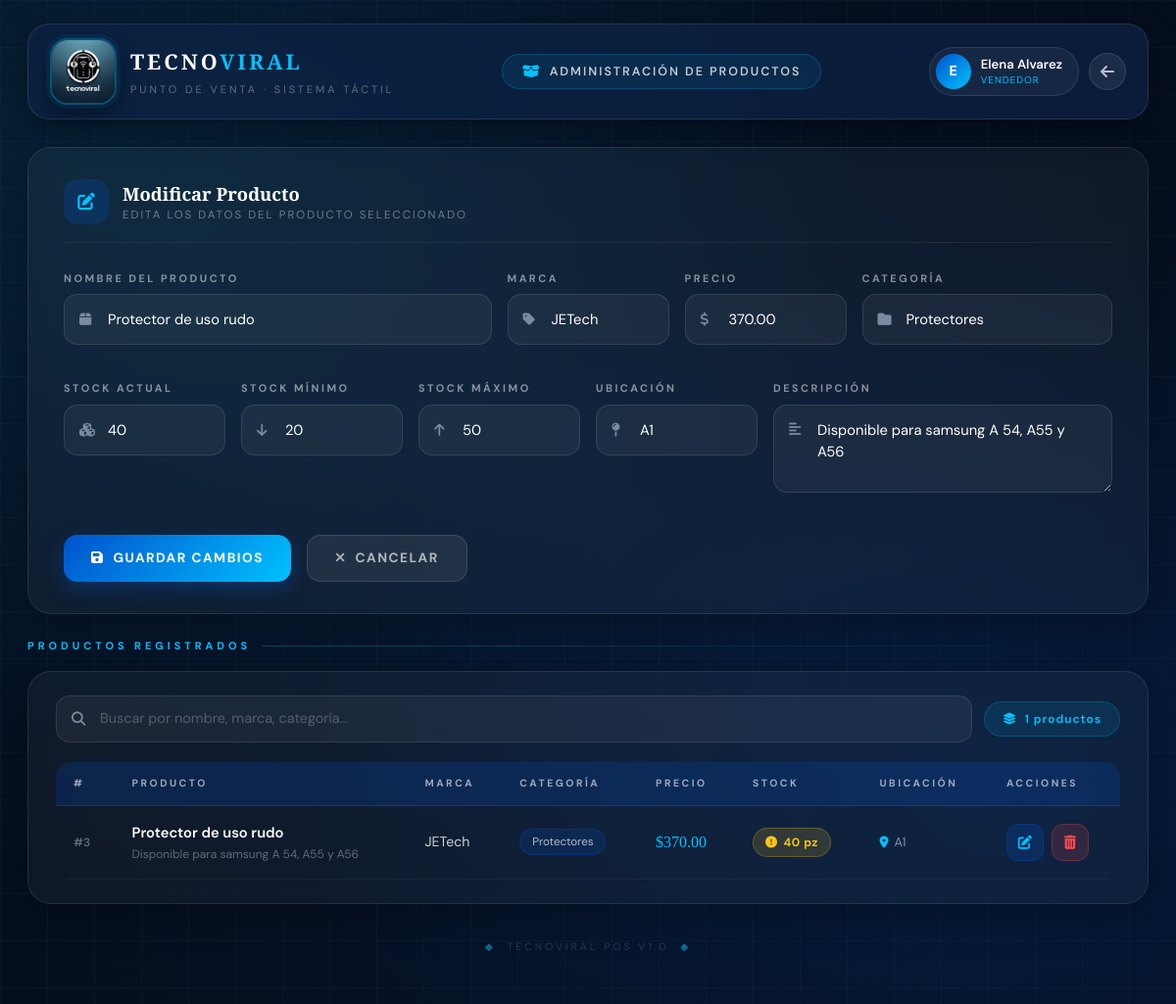
Screenshot of /electronica_bd/productos.php?editar=3 (signed in) with the database file from the repository.
### tables this page shows
CREATE TABLE `productos` (
  `id` int(11) NOT NULL,
  `nombre` varchar(200) NOT NULL,
  `descripcion` text DEFAULT NULL,
  `id_categoria` int(11) DEFAULT NULL,
  `marca` varchar(100) NOT NULL,
  `precio` decimal(10,2) NOT NULL,
  `stock` int(11) NOT NULL DEFAULT 0,
  `stock_minimo` int(11) DEFAULT 5,
  `stock_maximo` int(11) DEFAULT 100,
  `ubicacion` varchar(50) DEFAULT NULL,
  `fecha_registro` timestamp NOT NULL DEFAULT current_timestamp(),
  `activo` tinyint(1) DEFAULT 1
);

CREATE TABLE `categorias` (
  `id` int(11) NOT NULL,
  `nombre` varchar(100) NOT NULL,
  `descripcion` text DEFAULT NULL,
  `fecha_creacion` timestamp NOT NULL DEFAULT current_timestamp()
);

### electronica_bd/productos.php (the view, shortened to what this page needs)
<?php
require_once 'conexion.php';
$user_nombre = $_SESSION['user_nombre'];
$user_rol    = $_SESSION['user_rol'];
$query_productos  = "SELECT p.*, c.nombre as categoria_nombre FROM productos p
                     LEFT JOIN categorias c ON p.id_categoria = c.id
                     WHERE p.activo = 1 ORDER BY p.id DESC";
$result_productos = mysqli_query($conn, $query_productos);
$query_categorias  = "SELECT * FROM categorias ORDER BY nombre";
$result_categorias = mysqli_query($conn, $query_categorias);
$producto_editar = null;
if (isset($_GET['editar'])) {
    $id_editar       = intval($_GET['editar']);
    $result_editar   = mysqli_query($conn, "SELECT * FROM productos WHERE id = $id_editar");
    $producto_editar = mysqli_fetch_assoc($result_editar);
}
?>
<!DOCTYPE html>
<html lang="es">
<head>
    <link href="https://cdn.jsdelivr.net/npm/bootstrap@5.3.2/dist/css/bootstrap.min.css" rel="stylesheet">
    <link href="https://cdnjs.cloudflare.com/ajax/libs/font-awesome/6.5.0/css/all.min.css" rel="stylesheet">
</head>
<body>
<div class="bg-canvas"></div>
<div class="bg-grid"></div>
<div class="page-wrap">
    <div class="topbar anim anim-1">
        <div class="brand-row">
            <div class="logo-wrap">
                <img src="imagenes/logoe.jpeg" alt="TecnoViral" class="logo-img"
                     onerror="this.src='https://placehold.co/68x68/0052cc/fff?text=TV'">
            </div>
            <div>
                <div class="brand-name">TECNO<span>VIRAL</span></div>
                <div class="brand-sub">Punto de Venta · Sistema Táctil</div>
            </div>
        </div>
        <div class="page-pill">
            <i class="fas fa-box-open"></i>
            <span>Administración de Productos</span>
        </div>
        <div class="topbar-right">
            <div class="user-chip">
                <div class="user-avatar"><?php echo strtoupper(substr($user_nombre,0,1)); ?></div>
                <div>
                    <div class="u-name"><?php echo htmlspecialchars($user_nombre); ?></div>
                    <div class="u-role"><?php echo $user_rol == 'administrador' ? '★ Admin' : 'Vendedor'; ?></div>
                </div>
            </div>
            <a href="menu_principal.php" class="btn-back" title="Regresar al menú">
                <i class="fas fa-arrow-left"></i>
            </a>
        </div>
    </div>
    <div class="glass-card anim anim-2">
        <div class="card-header-tv">
            <div class="ch-ico">
                <i class="fas fa-<?php echo $producto_editar ? 'pen-to-square' : 'plus'; ?>"></i>
            </div>
            <div>
                <div class="ch-title"><?php echo $producto_editar ? 'Modificar Producto' : 'Nuevo Producto'; ?></div>
                <div class="ch-sub"><?php echo $producto_editar ? 'Edita los datos del producto seleccionado' : 'Completa los datos para registrar un producto'; ?></div>
            </div>
        </div>
        <form method="POST" action="">
            <div class="row g-3">
                <div class="col-md-5">
                    <label class="field-label">Nombre del Producto</label>
                    <div class="field-wrap">
                        <input type="text" name="nombre" required placeholder="Ej. Laptop HP Pavilion"
                               value="<?php echo $producto_editar ? htmlspecialchars($producto_editar['nombre']) : ''; ?>">
                        <i class="fas fa-box f-ico"></i>
                    </div>
                </div>
                <div class="col-md-2">
                    <label class="field-label">Marca</label>
                    <div class="field-wrap">
                        <input type="text" name="marca" required placeholder="Ej. HP, Samsung"
                               value="<?php echo $producto_editar ? htmlspecialchars($producto_editar['marca']) : ''; ?>">
                        <i class="fas fa-tag f-ico"></i>
                    </div>
                </div>
                <div class="col-md-2">
                    <label class="field-label">Precio</label>
                    <div class="field-wrap">
                        <input type="number" step="0.01" name="precio" required placeholder="0.00"
                               value="<?php echo $producto_editar ? $producto_editar['precio'] : ''; ?>">
                        <i class="fas fa-dollar-sign f-ico"></i>
                    </div>
                </div>
                <div class="col-md-3">
                    <label class="field-label">Categoría</label>
                    <div class="field-wrap">
                        <select name="categoria" required>
                            <?php
                            mysqli_data_seek($result_categorias, 0);
                            while ($cat = mysqli_fetch_assoc($result_categorias)):
                            ?>
                            <option value="<?php echo $cat['id']; ?>"
                                <?php echo ($producto_editar && $producto_editar['id_categoria'] == $cat['id']) ? 'selected' : ''; ?>>
                                <?php echo htmlspecialchars($cat['nombre']); ?>
                            </option>
                            <?php endwhile; ?>
                        </select>
                        <i class="fas fa-folder f-ico"></i>
                    </div>
                </div>
                <div class="col-md-2">
                    <label class="field-label">Stock actual</label>
                    <div class="field-wrap">
                        <input type="number" name="stock" required placeholder="0"
                               value="<?php echo $producto_editar ? $producto_editar['stock'] : '0'; ?>">
                        <i class="fas fa-cubes f-ico"></i>
                    </div>
                </div>
                <div class="col-md-2">
                    <label class="field-label">Stock mínimo</label>
                    <div class="field-wrap">
                        <input type="number" name="stock_minimo" required placeholder="5"
                               value="<?php echo $producto_editar ? $producto_editar['stock_minimo'] : '5'; ?>">
                        <i class="fas fa-arrow-down f-ico"></i>
                    </div>
                </div>
                <div class="col-md-2">
                    <label class="field-label">Stock máximo</label>
                    <div class="field-wrap">
                        <input type="number" name="stock_maximo" required placeholder="100"
                               value="<?php echo $producto_editar ? $producto_editar['stock_maximo'] : '100'; ?>">
                        <i class="fas fa-arrow-up f-ico"></i>
                    </div>
                </div>
                <div class="col-md-2">
                    <label class="field-label">Ubicación</label>
                    <div class="field-wrap">
                        <input type="text" name="ubicacion" placeholder="Ej. A1, B2"
                               value="<?php echo $producto_editar ? htmlspecialchars($producto_editar['ubicacion']) : ''; ?>">
                        <i class="fas fa-map-pin f-ico"></i>
                    </div>
                </div>
                <div class="col-md-4">
                    <label class="field-label">Descripción</label>
                    <div class="field-wrap textarea-wrap">
                        <textarea name="descripcion" placeholder="Descripción detallada del producto..."><?php echo $producto_editar ? htmlspecialchars($producto_editar['descripcion']) : ''; ?></textarea>
                        <i class="fas fa-align-left f-ico"></i>
                    </div>
                </div>
            </div>
            <div class="d-flex gap-3 mt-3 flex-wrap">
                <button type="submit" class="btn-tv btn-save">
                    <i class="fas fa-floppy-disk"></i>
                    <?php echo $producto_editar ? 'Guardar Cambios' : 'Guardar Producto'; ?>
                </button>
                <?php if ($producto_editar): ?>
                <a href="productos.php" class="btn-tv btn-cancel">
                    <i class="fas fa-xmark"></i> Cancelar
                </a>
                <?php endif; ?>
            </div>
        </form>
    </div>
    <div class="section-head anim anim-3">
        <div class="s-label">Productos registrados</div>
        <div class="s-line"></div>
    </div>
    <div class="glass-card anim anim-3" style="padding: 24px 28px;">
        <div class="search-bar">
            <div class="search-wrap">
                <i class="fas fa-magnifying-glass"></i>
                <input type="text" class="search-input" id="buscador"
                       placeholder="Buscar por nombre, marca, categoría..." onkeyup="buscarProductos()">
            </div>
            <div class="count-pill">
                <i class="fas fa-layer-group me-1"></i>
                <span id="mostrando">0</span> productos
            </div>
        </div>
        <div class="table-wrap">
            <table class="tv-table" id="tablaProductos">
                <thead>
                    <tr>
                        <th>#</th>
                        <th>Producto</th>
                        <th>Marca</th>
                        <th>Categoría</th>
                        <th>Precio</th>
                        <th>Stock</th>
                        <th>Ubicación</th>
                        <th>Acciones</th>
                    </tr>
                </thead>
                <tbody>
                <?php if (mysqli_num_rows($result_productos) > 0):
                    mysqli_data_seek($result_productos, 0);
                    while ($p = mysqli_fetch_assoc($result_productos)):
                        $sc = 'stock-alto';
                        if ($p['stock'] <= $p['stock_minimo']) $sc = 'stock-bajo';
                        elseif ($p['stock'] <= $p['stock_minimo'] * 2) $sc = 'stock-medio';
                        $sc_ico = $sc == 'stock-alto' ? 'circle-check' : ($sc == 'stock-medio' ? 'circle-exclamation' : 'circle-xmark');
                ?>
                    <tr>
                        <td data-label="ID">
                            <span style="font-size:.75rem; color:rgba(255,255,255,.35); font-weight:600;">#<?php echo $p['id']; ?></span>
                        </td>
                        <td data-label="Producto">
                            <div class="prod-name"><?php echo htmlspecialchars($p['nombre']); ?></div>
                            <div class="prod-desc"><?php echo mb_substr(htmlspecialchars($p['descripcion']), 0, 55) . (mb_strlen($p['descripcion']) > 55 ? '…' : ''); ?></div>
                        </td>
                        <td data-label="Marca"><?php echo htmlspecialchars($p['marca']); ?></td>
                        <td data-label="Categoría">
                            <span class="cat-pill"><?php echo htmlspecialchars($p['categoria_nombre'] ?? '—'); ?></span>
                        </td>
                        <td data-label="Precio">
                            <span class="price-val">$<?php echo number_format($p['precio'], 2); ?></span>
                        </td>
                        <td data-label="Stock">
                            <span class="stock-badge <?php echo $sc; ?>">
                                <i class="fas fa-<?php echo $sc_ico; ?>"></i>
                                <?php echo $p['stock']; ?> pz
                            </span>
                        </td>
                        <td data-label="Ubicación">
                            <div class="loc-val">
                                <i class="fas fa-location-dot"></i>
                                <?php echo $p['ubicacion'] ?: '—'; ?>
                            </div>
                        </td>
                        <td data-label="Acciones">
                            <div class="action-btns">
                                <a href="?editar=<?php echo $p['id']; ?>" class="btn-act btn-edit" title="Editar">
                                    <i class="fas fa-pen-to-square"></i>
                                </a>
                                <button onclick="confirmarEliminar(<?php echo $p['id']; ?>,'<?php echo htmlspecialchars($p['nombre']); ?>')"
                                        class="btn-act btn-del" title="Eliminar">
                                    <i class="fas fa-trash-can"></i>
                                </button>
                            </div>
                        </td>
                    </tr>
                <?php endwhile; endif; ?>
                </tbody>
            </table>
        </div>
    </div>
    <div class="page-footer">
        <span>◆</span> &nbsp;TecnoViral POS v1.0 &nbsp;<span>◆</span>
    </div>
</div>
</body>
</html>

### rows the page displays
productos: nombre "Protector de uso rudo", marca "JETech", precio "370.00", categoria "Protectores", stock "40", stock_minimo "20", stock_maximo "50", ubicacion "A1", descripcion "Disponible para samsung A 54, A55 y A56", id "3", id_categoria.nombre "Protectores"

### other values shown
substr($user_nombre,0,1) "E"
$user_nombre "Elena Alvarez"
